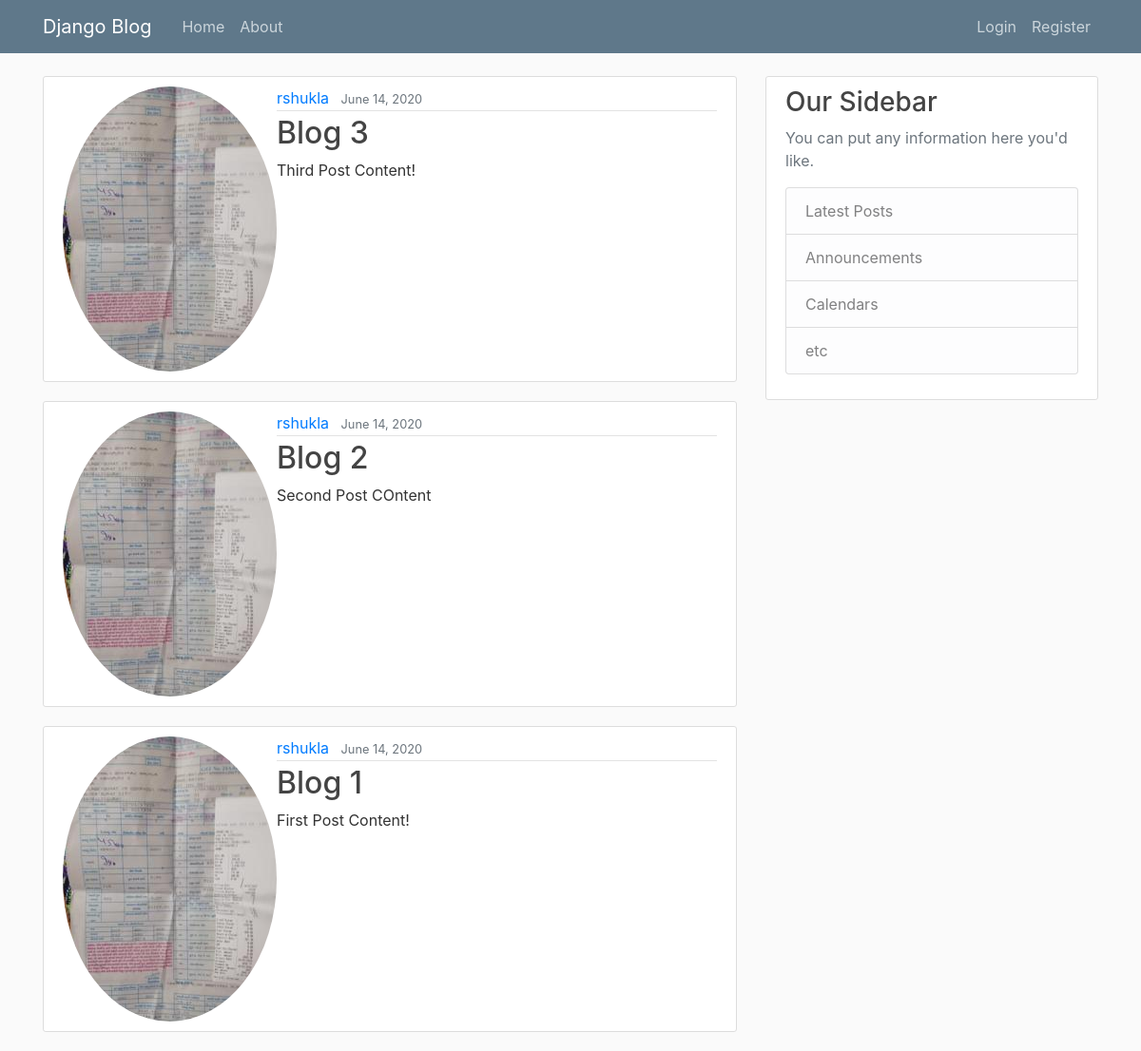
The page / on the database its author committed.
### blog/models.py (models this page shows, shortened)
class Post(models.Model):
    title = models.CharField(max_length = 100)
    content = models.TextField()
    date_posted = models.DateTimeField(default = timezone.now)
    author = models.ForeignKey(User, on_delete = models.CASCADE)

### users/models.py (models this page shows, shortened)
class Profile(models.Model):
    user = models.OneToOneField(User, on_delete=models.CASCADE)
    image  = models.ImageField(default='default.jpg', upload_to='profile_pics')

### blog/views.py (the view)
# urls.py: path('', PostListView.as_view(), name='blog-home'),
class PostListView(ListView):
    model = Post
    template_name = 'blog/home.html'
    context_object_name = 'posts'
    ordering = ['-date_posted']

### blog/templates/blog/home.html
{% extends "blog/base.html" %}
{% block content %}
    {% for post in posts %}
    <article class="media content-section">
        <img class="rounded-circle articel-img" src="{{ post.author.profile.image.url }}">
        <div class="media-body">
          <div class="article-metadata">
            <a class="mr-2" href="#">{{ post.author }}</a>
            <small class="text-muted">{{ post.date_posted | date:"F d, Y" }}</small>
          </div>
          <h2><a class="article-title" href="{% url 'post-detail' post.id %}">{{ post.title }}</a></h2>
          <p class="article-content">{{ post.content }}</p>
        </div>
    </article>
    {% endfor %}
{% endblock content %}

### blog/static/blog/main.css (style rules this page uses)
body { background: #fafafa; color: #333333; margin-top: 5rem; }
h1, h2, h3, h4, h5, h6 { color: #444444; }
.content-section { background: #ffffff; padding: 10px 20px; border: 1px solid #dddddd; border-radius: 3px; margin-bottom: 20px; }
.article-title { color: #444444; }
.article-content { white-space: pre-line; }
.article-metadata { padding-bottom: 1px; margin-bottom: 4px; border-bottom: 1px solid #e3e3e3 }

### rows shown on the page
Post: author.profile.image (picture), author "rshukla", date_posted "June 14, 2020", title "Blog 3", content "Third Post Content!"
Post: author.profile.image (picture), author "rshukla", date_posted "June 14, 2020", title "Blog 2", content "Second Post COntent"
Post: author.profile.image (picture), author "rshukla", date_posted "June 14, 2020", title "Blog 1", content "First Post Content!"
